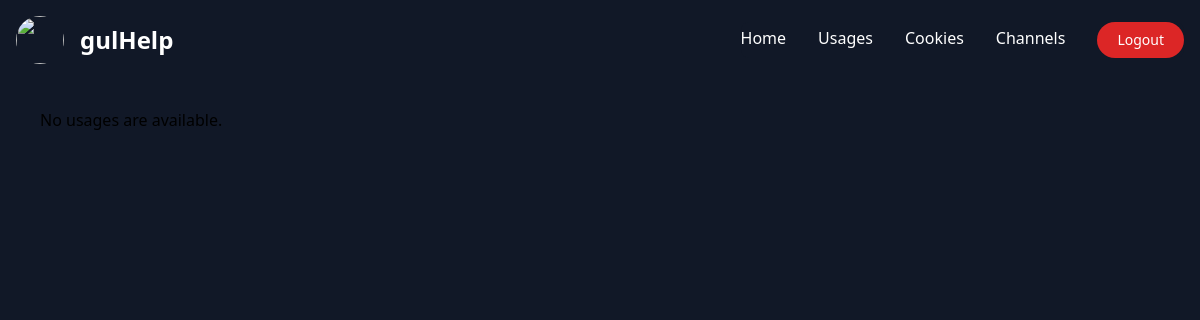
/usages/ (signed in), run on an earlier commit of the app's database.
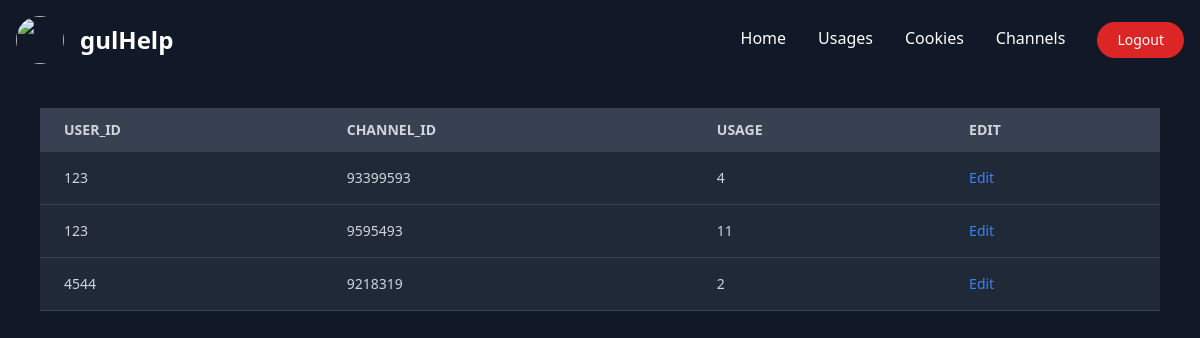
And on a later commit of the database.
### dashboard/models.py (models this page shows, shortened)
class Usage(models.Model):
    user_id = models.IntegerField()
    channel_id = models.IntegerField()
    usage = models.IntegerField()

### dashboard/views.py (the view)
# urls.py: path("usages/", login_required(views.usages), name="usages"),
def usages(request):
    context = {
        'usages': Usage.objects.all().order_by('user_id')
    }
    return render(request, "usages.html", context)

### api/templates/usages.html
{% extends "master.html" %}
{% block content %}
<div class="relative overflow-x-auto px-10 py-7">
    {% if usages %}
    <table class="w-full text-sm text-left text-gray-500">
        <thead class="text-md text-gray-300 uppercase bg-gray-700">
            <tr>
                <th scope="col" class="px-6 py-3">user_id</th>
                <th scope="col" class="px-6 py-3">channel_id</th>
                <th scope="col" class="px-6 py-3">usage</th>
                <th scope="col" class="px-6 py-3">edit</th>
            </tr>
        </thead>
        <tbody>
            {% for usage in usages %}
            <tr
                class="border-b bg-gray-800 border-gray-700 hover:bg-gray-600 text-gray-300"
            >
                <td class="px-6 py-4">{{ usage.user_id }}</td>
                <td class="px-6 py-4">{{ usage.channel_id }}</td>
                <td class="px-6 py-4">{{ usage.usage }}</td>
                <td scope="col" class="px-6 py-3">
                    <a
                        href="#"
                        class="font-medium text-blue-500 hover:underline"
                        >Edit</a
                    >
                </td>
            </tr>
            {% endfor %}
        </tbody>
    </table>
    {% else %}
    <p>No usages are available.</p>
    {% endif %}
</div>
{% endblock %}

### dashboard/templates/master.html (shortened to what this page needs)
{% load tailwind_tags %}
<!DOCTYPE html>
<html lang="en">
    <head>
        {% tailwind_css %}
    </head>
    <body class="bg-gray-900">
        <nav class="border-gray-200">
            <div
                class="max-w-screen-xl flex flex-wrap items-center justify-between mx-auto p-4"
            >
                <a href="/" class="flex items-center">
                    <img
                        class="rounded-full w-12 h-12"
                        src="https://cdn.discordapp.com/attachments/841731242588241921/849978136695013376/depositphotos_202691964-stock-illustration-letters-logo-gh-blue-template.jpg"
                        alt=""
                    />
                    <span
                        class="pl-4 self-center text-2xl font-semibold whitespace-nowrap text-white"
                        >gulHelp</span
                    >
                </a>
                <div
                    class="hidden w-full md:block md:w-auto"
                    id="navbar-default"
                >
                    <ul
                        class="font-medium flex flex-col p-4 text-center md:p-0 mt-4 border rounded-lg md:flex-row md:space-x-8 md:mt-0 md:border-0 bg-gray-800 md:bg-gray-900 border-gray-700"
                    >
                        <li class="mt-1">
                            <a
                                href="{% url 'home' %}"
                                class="block py-2 pl-3 pr-4 rounded md:border-0 md:p-0 text-white md:hover:text-blue-500 md:hover:bg-transparent"
                                aria-current="page"
                                >Home</a
                            >
                        </li>
                        <li class="mt-1">
                            <a
                                href="{% url 'usages' %}"
                                class="block py-2 pl-3 pr-4 rounded md:border-0 md:p-0 text-white md:hover:text-blue-500 md:hover:bg-transparent"
                                >Usages</a
                            >
                        </li>
                        <li class="mt-1">
                            <a
                                href="{% url 'cookies' %}"
                                class="block py-2 pl-3 pr-4 rounded md:border-0 md:p-0 text-white md:hover:text-blue-500 md:hover:bg-transparent"
                                >Cookies</a
                            >
                        </li>
                        <li class="mt-1">
                            <a
                                href="{% url 'channels' %}"
                                class="block py-2 pl-3 pr-4 rounded md:border-0 md:p-0 text-white md:hover:text-blue-500 md:hover:bg-transparent"
                                >Channels</a
                            >
                        </li>
                        <li>
                          {% if user.is_authenticated %}
                          <a href="{% url 'logout' %}"><button type="button" class="text-white focus:outline-none focus:ring-4 font-medium rounded-full text-sm px-5 py-2 text-center bg-red-600 hover:bg-red-700 focus:ring-red-900">Logout</button></a>
                          {% else %}
                          <a href="{% url 'login' %}"><button type="button" class="text-white focus:outline-none focus:ring-4 font-medium rounded-full text-sm px-5 py-2 text-center bg-green-600 hover:bg-green-700 focus:ring-green-900">Login</button></a>
                          {% endif %}
                      </li>
                    </ul>
                </div>
            </div>
        </nav>
        {% block content %} {% endblock %}
    </body>
</html>

What changed in the data, as far as the page shows it:
added Usage: user_id "123", channel_id "93399593", usage "4"
added Usage: user_id "123", channel_id "9595493", usage "11"
added Usage: user_id "4544", channel_id "9218319", usage "2"
Also different on the page:
text no longer shown: "No usages are available."
text now shown: "USER_ID CHANNEL_ID USAGE EDIT"
